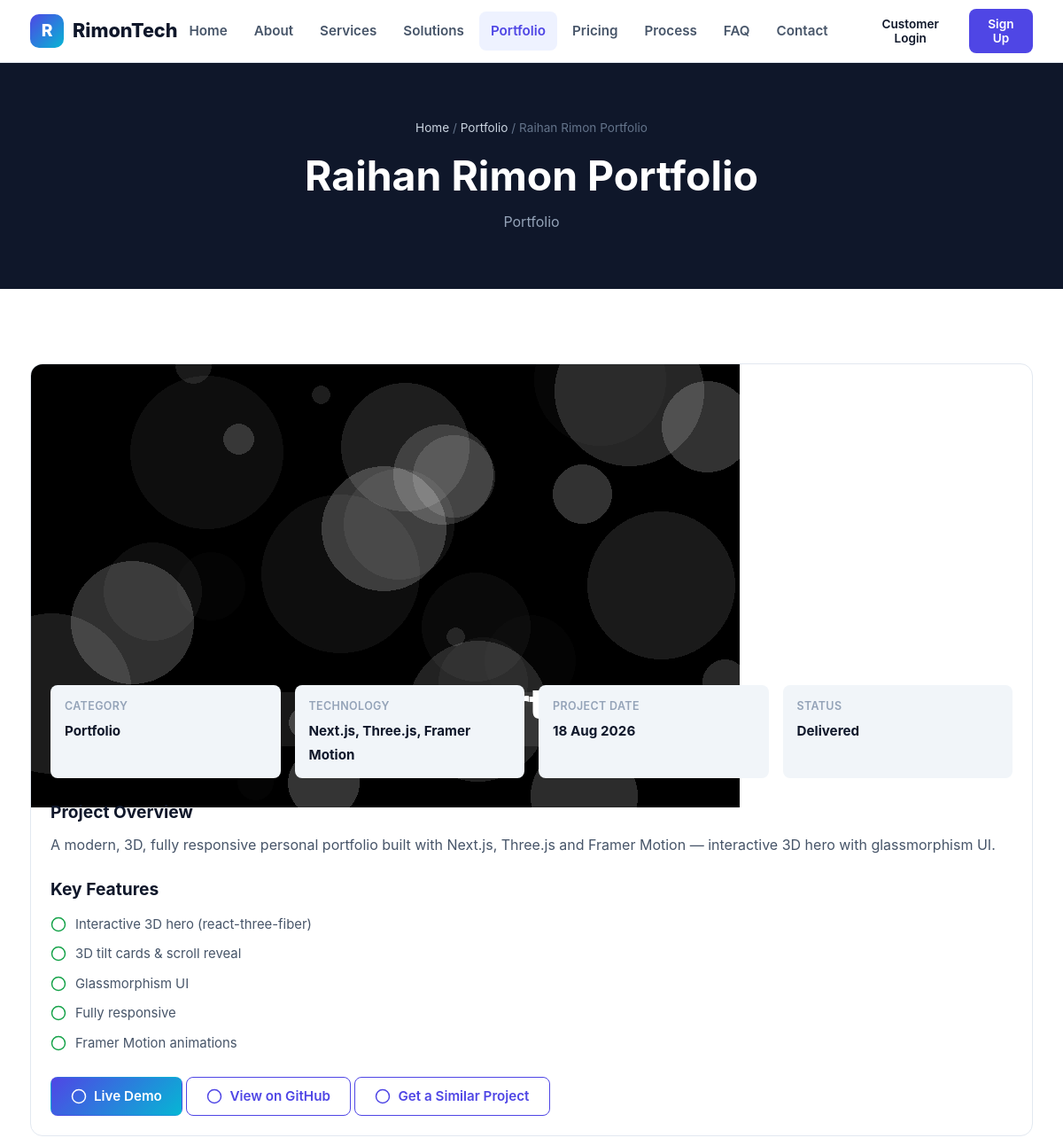
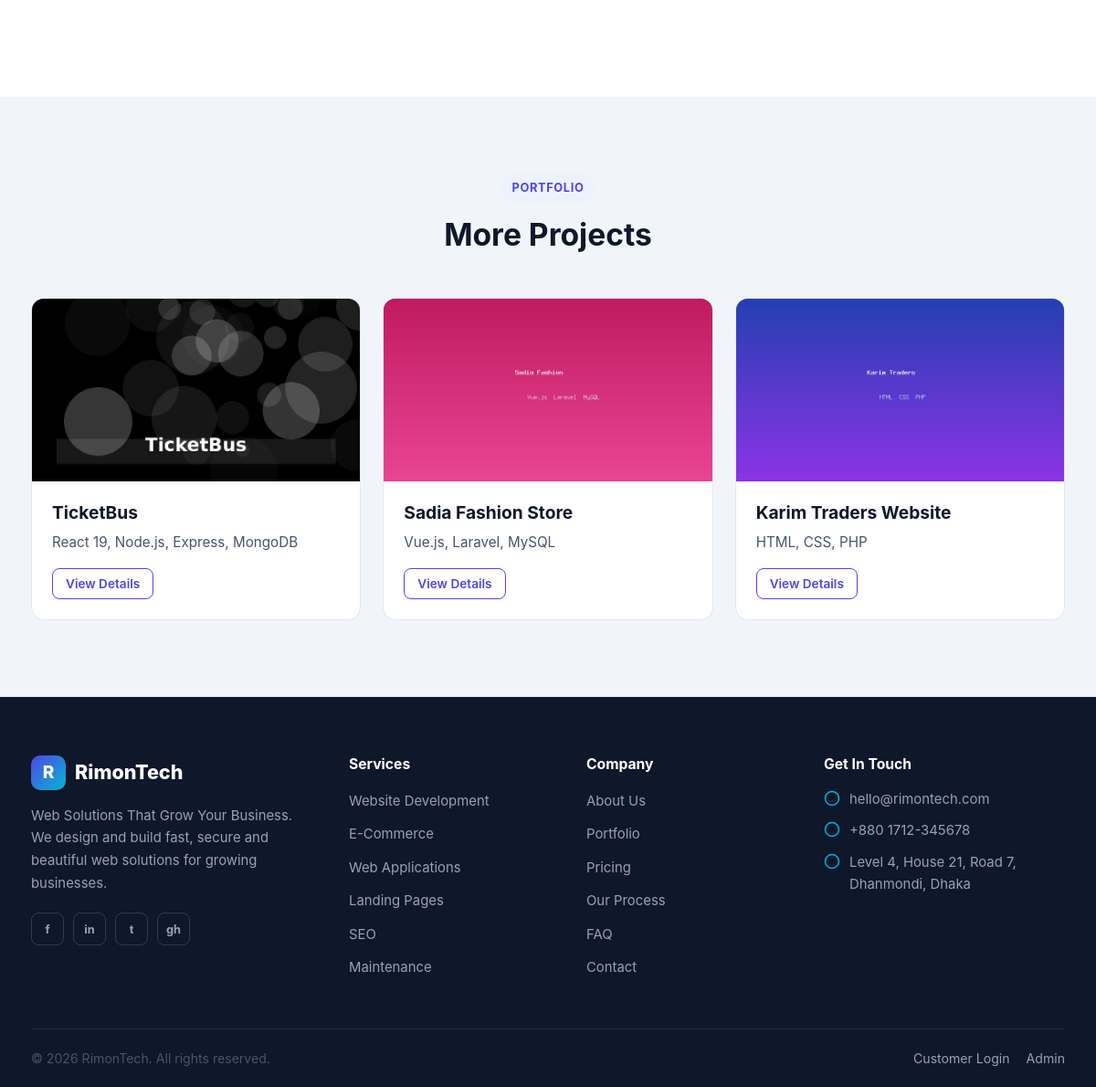
The app's page /portfolio/project.php?slug=raihan-rimon-portfolio with its own data (2 pictures, top to bottom).
### tables this page shows
CREATE TABLE IF NOT EXISTS portfolio_items (
    id INT UNSIGNED AUTO_INCREMENT PRIMARY KEY,
    title VARCHAR(150) NOT NULL,
    slug VARCHAR(160) NOT NULL UNIQUE,
    category VARCHAR(100) NULL,
    image VARCHAR(255) NULL,
    tech_stack VARCHAR(255) NULL,
    description TEXT NULL,
    features JSON NULL,
    live_demo_url VARCHAR(255) NULL,
    github_url VARCHAR(255) NULL,
    case_study TEXT NULL,
    featured TINYINT(1) NOT NULL DEFAULT 0,
    active TINYINT(1) NOT NULL DEFAULT 1,
    created_at TIMESTAMP DEFAULT CURRENT_TIMESTAMP
);

### config/database.php (called while the page is built, shortened)
<?php
function db(): PDO
{
    static $pdo = null;
    if ($pdo === null) {
        $dsn = 'mysql:host=' . DB_HOST . ';dbname=' . DB_NAME . ';charset=utf8mb4';
        $pdo = new PDO($dsn, DB_USER, DB_PASS, [
            PDO::ATTR_ERRMODE => PDO::ERRMODE_EXCEPTION,
            PDO::ATTR_DEFAULT_FETCH_MODE => PDO::FETCH_ASSOC,
            PDO::ATTR_EMULATE_PREPARES => false,
        ]);
    }
    return $pdo;
}

### portfolio/project.php (the view, shortened to what this page needs)
<?php
require_once __DIR__ . '/../includes/functions.php';
$slug = $_GET['slug'] ?? '';
$stmt = db()->prepare('SELECT * FROM portfolio_items WHERE slug = ? AND active = 1');
$stmt->execute([$slug]);
$project = $stmt->fetch();
$moreStmt = db()->prepare('SELECT * FROM portfolio_items WHERE active = 1 AND id != ? ORDER BY featured DESC, id DESC LIMIT 3');
$moreStmt->execute([$project['id']]);
$more = $moreStmt->fetchAll();
include __DIR__ . '/../includes/header.php';
?>
<section class="page-hero">
  <div class="container">
    <div class="crumbs"><a href="<?= url('index.php') ?>">Home</a> / <a href="<?= url('portfolio.php') ?>">Portfolio</a> / <?= e($project['title']) ?></div>
    <h1><?= e($project['title']) ?></h1>
    <p><?= e($project['category']) ?></p>
  </div>
</section>
<section class="section">
  <div class="container">
    <div class="panel">
      <div class="project-cover" style="height:340px;">
        <img src="<?= file_exists(UPLOAD_DIR . '/../' . $project['image']) ? url($project['image']) : fallback_image() ?>" alt="<?= e($project['title']) ?>">
      </div>
      <div class="panel-body">
        <div class="detail-grid" style="margin-bottom:26px;">
          <div class="detail-item"><span>Category</span><b><?= e($project['category']) ?></b></div>
          <div class="detail-item"><span>Technology</span><b><?= e($project['tech_stack']) ?></b></div>
          <div class="detail-item"><span>Project Date</span><b><?= date('d M Y', strtotime($project['created_at'])) ?></b></div>
          <div class="detail-item"><span>Status</span><b>Delivered</b></div>
        </div>
        <h3 style="margin-bottom:12px;">Project Overview</h3>
        <p style="margin-bottom:24px;"><?= nl2br(e((string)$project['description'])) ?></p>
        <?php $features = json_features($project['features']); ?>
        <?php if ($features): ?>
          <h3 style="margin-bottom:12px;">Key Features</h3>
          <ul class="feature-list" style="margin-bottom:26px;">
            <?php foreach ($features as $f): ?><li><?= icon('check') ?> <?= e($f) ?></li><?php endforeach; ?>
          </ul>
        <?php endif; ?>
        <div class="project-actions" style="margin-top:26px;">
          <?php if (!empty($project['live_demo_url'])): ?>
            <a class="btn btn-accent" href="<?= e($project['live_demo_url']) ?>" target="_blank" rel="noopener"><?= icon('eye') ?> Live Demo</a>
          <?php endif; ?>
          <?php if (!empty($project['github_url'])): ?>
            <a class="btn btn-outline" href="<?= e($project['github_url']) ?>" target="_blank" rel="noopener"><?= icon('github') ?> View on GitHub</a>
          <?php endif; ?>
          <a class="btn btn-outline" href="<?= url('contact.php') ?>"><?= icon('mail') ?> Get a Similar Project</a>
        </div>
      </div>
    </div>
  </div>
</section>
<section class="section section-alt">
  <div class="container">
    <div class="section-head"><span class="eyebrow">Portfolio</span><h2>More Projects</h2></div>
    <div class="grid-3">
      <?php foreach ($more as $p): ?>
        <div class="card project-card">
          <div class="project-cover"><img src="<?= file_exists(UPLOAD_DIR . '/../' . $p['image']) ? url($p['image']) : fallback_image() ?>" alt="<?= e($p['title']) ?>" loading="lazy"></div>
          <div class="project-body">
            <h3><?= e($p['title']) ?></h3>
            <p><?= e($p['tech_stack']) ?></p>
            <div class="project-actions"><a class="btn btn-sm btn-outline" href="<?= url('portfolio/project.php?slug=' . urlencode($p['slug'])) ?>">View Details</a></div>
          </div>
        </div>
      <?php endforeach; ?>
    </div>
  </div>
</section>
<?php include __DIR__ . '/../includes/footer.php'; ?>

### assets/css/style.css (style rules this page uses)
:root { --primary: #4f46e5; --primary-dark: #4338ca; --primary-light: #6366f1; --accent: #06b6d4; --accent-soft: #e0f7ff; --dark: #0f172a; --dark-2: #1e293b; --body-bg: #ffffff; --surface: #ffffff; --surface-2: #f1f5f9; --text: #0f172a; --text-2: #475569; --text-3: #94a3b8; --border: #e2e8f0; --success: #16a34a; --warning: #d97706; --danger: #dc2626; --info: #2563eb; --radius: 14px; --radius-sm: 8px; --shadow-sm: 0 1px 3px rgba(15, 23, 42, 0.08); --shadow: 0 4px 16px rgba(15, 23, 42, 0.08); --shadow-lg: 0 12px 32px rgba(15, 23, 42, 0.12); --gradient: linear-gradient(135deg, #4f46e5 0%, #06b6d4 100%); --font: -apple-system, BlinkMacSystemFont, "Segoe UI", Roboto, "Helvetica Neue", Arial, sans-serif; }
* { margin: 0; padding: 0; box-sizing: border-box; }
html { scroll-behavior: smooth; }
body { font-family: var(--font); color: var(--text); background: var(--body-bg); line-height: 1.65; -webkit-font-smoothing: antialiased; }
img { max-width: 100%; display: block; }
a { color: var(--primary); text-decoration: none; }
ul { list-style: none; }
.container { width: 100%; max-width: 1180px; margin: 0 auto; padding: 0 24px; }
h1, h2, h3, h4 { line-height: 1.25; font-weight: 700; color: var(--text); }
h1 { font-size: clamp(2rem, 4vw, 2.9rem); }
h2 { font-size: clamp(1.5rem, 3vw, 2.1rem); }
h3 { font-size: 1.2rem; }
p { color: var(--text-2); }
.btn { display: inline-flex; align-items: center; gap: 8px; justify-content: center; padding: 12px 22px; border-radius: var(--radius-sm); font-weight: 600; font-size: 0.95rem; border: 1.5px solid transparent; cursor: pointer; transition: all 0.2s ease; line-height: 1.2; text-align: center; }
.btn svg { width: 18px; height: 18px; }
.btn-accent { background: var(--gradient); color: #fff; }
.btn-outline { background: transparent; color: var(--primary); border-color: var(--primary); }
.btn-sm { padding: 8px 14px; font-size: 0.85rem; }
.section { padding: 84px 0; }
.section-alt { background: var(--surface-2); }
.section-head { max-width: 640px; margin: 0 auto 48px; text-align: center; }
.section-head .eyebrow { display: inline-block; background: #eef2ff; color: var(--primary); font-weight: 700; font-size: 0.8rem; padding: 5px 12px; border-radius: 999px; text-transform: uppercase; letter-spacing: 0.05em; margin-bottom: 14px; }
.section-head h2 { margin-bottom: 12px; }
.grid-3 { display: grid; grid-template-columns: repeat(3, 1fr); gap: 24px; }
.card { background: var(--surface); border: 1px solid var(--border); border-radius: var(--radius); padding: 26px; transition: all 0.25s ease; }
.card h3 { margin-bottom: 8px; }
.card p { font-size: 0.95rem; }
.feature-list { margin-top: 16px; }
.feature-list li { display: flex; gap: 10px; align-items: flex-start; margin-bottom: 9px; color: var(--text-2); font-size: 0.93rem; }
.feature-list li svg { width: 18px; height: 18px; color: var(--success); flex-shrink: 0; margin-top: 3px; }
.page-hero { background: var(--dark); color: #fff; padding: 62px 0; text-align: center; }
.page-hero h1 { color: #fff; margin-bottom: 10px; }
.page-hero p { color: #94a3b8; max-width: 640px; margin: 0 auto; }
.crumbs { color: #64748b; font-size: 0.85rem; margin-bottom: 14px; }
.crumbs a { color: #cbd5e1; }
.project-card { overflow: hidden; padding: 0; }
.project-card .project-cover { height: 200px; background: var(--gradient); position: relative; overflow: hidden; }
.project-card .project-cover img { width: 100%; height: 100%; object-fit: cover; }
.project-card .project-body { padding: 22px; }
.project-card .project-actions { display: flex; gap: 8px; margin-top: 16px; flex-wrap: wrap; }
.panel { background: #fff; border: 1px solid var(--border); border-radius: var(--radius); margin-bottom: 24px; overflow: hidden; }
.panel-body { padding: 22px; }
.detail-grid { display: grid; grid-template-columns: repeat(auto-fill, minmax(230px, 1fr)); gap: 16px; }
.detail-item { background: var(--surface-2); border-radius: var(--radius-sm); padding: 14px 16px; }
.detail-item span { display: block; font-size: 0.78rem; color: var(--text-3); text-transform: uppercase; letter-spacing: 0.03em; font-weight: 600; margin-bottom: 4px; }
.detail-item b { font-size: 0.95rem; }
.footer-contact svg { width: 18px; height: 18px; color: var(--accent); flex-shrink: 0; margin-top: 2px; }

### records on screen
portfolio_items: title "Raihan Rimon Portfolio", category "Portfolio", image (picture), tech_stack "Next.js, Three.js, Framer Motion", created_at "18 Aug 2026", description "A modern, 3D, fully responsive personal portfolio built with Next.js, Three.js and Framer Motion — interactive 3D hero with glassmorphism UI.", features "Interactive 3D hero (react-three-fiber)", features "3D tilt cards & scroll reveal", features "Glassmorphism UI", features "Fully responsive", features "Framer Motion animations"
portfolio_items: image (picture), title "TicketBus", tech_stack "React 19, Node.js, Express, MongoDB"
portfolio_items: image (picture), title "Sadia Fashion Store", tech_stack "Vue.js, Laravel, MySQL"
portfolio_items: image (picture), title "Karim Traders Website", tech_stack "HTML, CSS, PHP"

### other values on screen
APP_NAME "RimonTech"
APP_TAGLINE "Web Solutions That Grow Your Business"
setting('contact_email', APP_EMAIL) "hello@rimontech.com"
setting('contact_phone', APP_PHONE) "+880 1712-345678"
setting('contact_address', APP_ADDRESS) "Level 4, House 21, Road 7, Dhanmondi, Dhaka"
